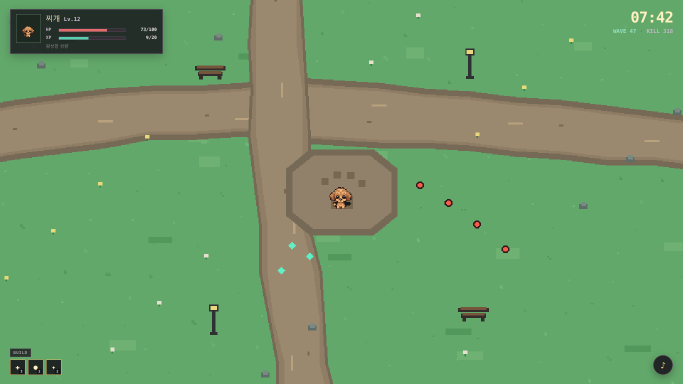
#> input picture tests/screens-v162/combat-1366x768.png, 1366 x 768 px, given in place of jjigae.png, which was not available (shown at 1/2 size)
$ python v161_visual_browser_test.py
#> lines starting #> are read from the running program, lines starting #| are printed output that depends on the picture; pictures that were not available may be replaced by others from this repository, and a replacement may not be noted
from pathlib import Path
from PIL import Image, ImageDraw
from playwright.sync_api import sync_playwright
import base64, re, json, math

ROOT=Path(__file__).resolve().parents[1]
OUT=ROOT/'tests'/'screens-v161'
OUT.mkdir(exist_ok=True)

# deterministic visual-only park crop mirroring v1.16.1 createWorld composition
W,H=960,540
world_left,world_top=2520,2730
im=Image.new('RGB',(W,H),(99,168,107)); d=ImageDraw.Draw(im)
#> after `im = Image.new('RGB', (W, H), (99, 168, 107))`:
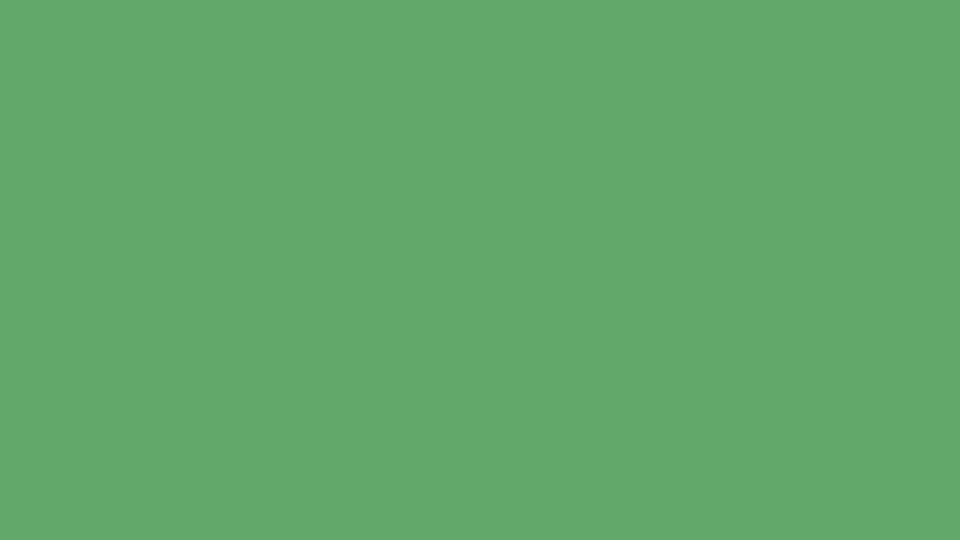
#> im: PIL image 960x540 RGB; mean R, G, B 99, 168, 107
# low-contrast grass variations
for i in range(190):
    x=(17+i*73+(i%5)*11)%W; y=(29+i*131+(i%7)*9)%H
    c=[(91,159,100),(108,175,114),(115,181,121),(87,151,96)][i%4]
    if i%3==0:
        d.rectangle((x,y,x+1,y+4),fill=c); d.rectangle((x+2,y+2,x+3,y+4),fill=c)
    else: d.rectangle((x,y,x+2,y+1),fill=c)
# very subtle grass patches
for i in range(20):
    x=(83+i*181)%W;y=(51+i*137)%H
    c=(110,177,115) if i%3 else (82,151,91)
    d.rectangle((x,y,x+24+(i%4)*4,y+8+(i%3)*3),fill=c)

def snap4(v): return round(v/4)*4
# paths: translate world coords into crop
samples=[]
for xw in range(300,5701,64):
    yw=snap4(3000+math.sin(xw/650)*108+math.sin(xw/245)*16)
    # deterministic small jitter proxy
    ej=snap4(((xw*17)%11)-5)
    xs=xw-world_left; ys=yw-world_top
    if -140<xs<W+140: samples.append((xs,ys,ej))
def polygon_h(half,extra=0):
    return [(x,snap4(y-half-ej-extra)) for x,y,ej in samples]+[(x,snap4(y+half+ej+extra)) for x,y,ej in reversed(samples)]
if samples:
    d.polygon(polygon_h(51),fill=(142,116,86)); d.polygon(polygon_h(39),fill=(183,154,114))
    for i,p in enumerate(samples[1:-1:3],1):
        x,y,_=p; d.rectangle((x-11,y-15+(i%4)*9,x+11,y-12+(i%4)*9),fill=(194,167,128))

samplesv=[]
for yw in range(360,5641,64):
    xw=snap4(3000+math.sin(yw/720+1.15)*84+math.sin(yw/270)*13)
    ej=snap4(((yw*13)%11)-5)
    xs=xw-world_left; ys=yw-world_top
    if -140<ys<H+140: samplesv.append((xs,ys,ej))
def polygon_v(half,extra=0):
    return [(snap4(x-half-ej-extra),y) for x,y,ej in samplesv]+[(snap4(x+half+ej+extra),y) for x,y,ej in reversed(samplesv)]
if samplesv:
    d.polygon(polygon_v(45),fill=(128,107,83)); d.polygon(polygon_v(33),fill=(170,145,111))
    for i,p in enumerate(samplesv[1:-1:3],1):
        x,y,_=p; d.rectangle((x-15+(i%4)*9,y-11,x-12+(i%4)*9,y+11),fill=(194,167,128))

# small octagonal center plaza
cx,cy=3000-world_left,3000-world_top
def oct_pts(rx,ry):
    return [(cx-rx,cy-round(ry*.55)),(cx-round(rx*.58),cy-ry),(cx+round(rx*.58),cy-ry),(cx+rx,cy-round(ry*.55)),(cx+rx,cy+round(ry*.55)),(cx+round(rx*.58),cy+ry),(cx-round(rx*.58),cy+ry),(cx-rx,cy+round(ry*.55))]
d.polygon(oct_pts(88,68),fill=(121,102,80)); d.polygon(oct_pts(78,58),fill=(164,141,109))
# paw motif, deliberately subdued
paw=(141,118,89)
d.rectangle((cx-15,cy+5,cx+15,cy+23),fill=paw)
for ox,oy in [(-28,-20),(-11,-29),(8,-28),(24,-17)]: d.rectangle((cx+ox,cy+oy,cx+ox+9,cy+oy+9),fill=paw)

# coherent little bench / lamp symbols around center
def bench(wx,wy,flip=False):
    x,y=wx-world_left,wy-world_top
    if not (-50<x<W+50 and -50<y<H+50): return
    d.rectangle((x-21,y-7,x+21,y-2),fill=(53,45,43)); d.rectangle((x-18,y-8,x+18,y-5),fill=(118,85,61))
    d.rectangle((x-17,y+1,x+17,y+6),fill=(53,45,43)); d.rectangle((x-15,y,x+15,y+3),fill=(118,85,61))
    d.rectangle((x-15,y+6,x-11,y+11),fill=(53,45,43)); d.rectangle((x+11,y+6,x+15,y+11),fill=(53,45,43))
def lamp(wx,wy):
    x,y=wx-world_left,wy-world_top
    if not (-30<x<W+30 and -60<y<H+60): return
    d.rectangle((x-2,y-14,x+2,y+17),fill=(48,47,52)); d.rectangle((x-5,y+17,x+5,y+20),fill=(48,47,52)); d.rectangle((x-6,y-22,x+6,y-13),fill=(48,47,52)); d.rectangle((x-4,y-20,x+4,y-15),fill=(233,215,124))
bench(2815,2830); bench(3185,3170)
lamp(3180,2820); lamp(2820,3180)
# modest flowers/rocks
for i in range(24):
    x=(57+i*149)%W; y=(91+i*101)%H
    if (x-cx)**2+(y-cy)**2<150**2: continue
    if i%3:
        d.rectangle((x,y,x+1,y+5),fill=(60,130,77)); d.rectangle((x-2,y-2,x+3,y+2),fill=(232,218,122) if i%2 else (232,224,207))
    else:
        d.rectangle((x-5,y-2,x+6,y+4),fill=(94,109,104)); d.rectangle((x-2,y-5,x+4,y),fill=(123,137,131))
# visible pet + small foes / gems to check priority
pet=Image.open(ROOT/'public/assets/players/jjigae.png').convert('RGBA')
# native logical size, source already 64x64: do not resize nonuniformly
im=im.convert('RGBA'); im.alpha_composite(pet,(W//2-32,H//2-32))
#> after `im = im.convert('RGBA')`:
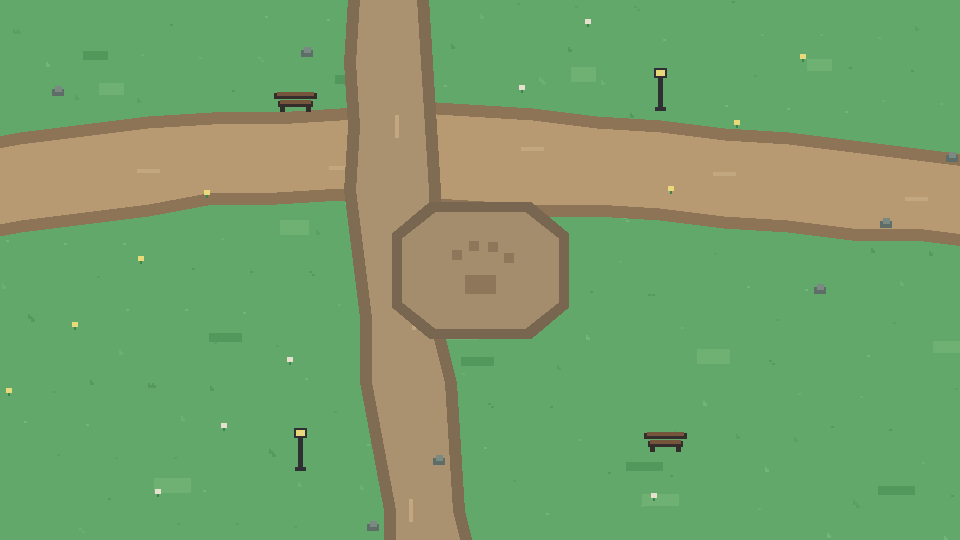
#> im: PIL image 960x540 RGBA; mean R, G, B, A 118.4, 159.6, 106.4, 255
#> after `im.alpha_composite(pet, (W // 2 - 32, H // 2 - 32))`:
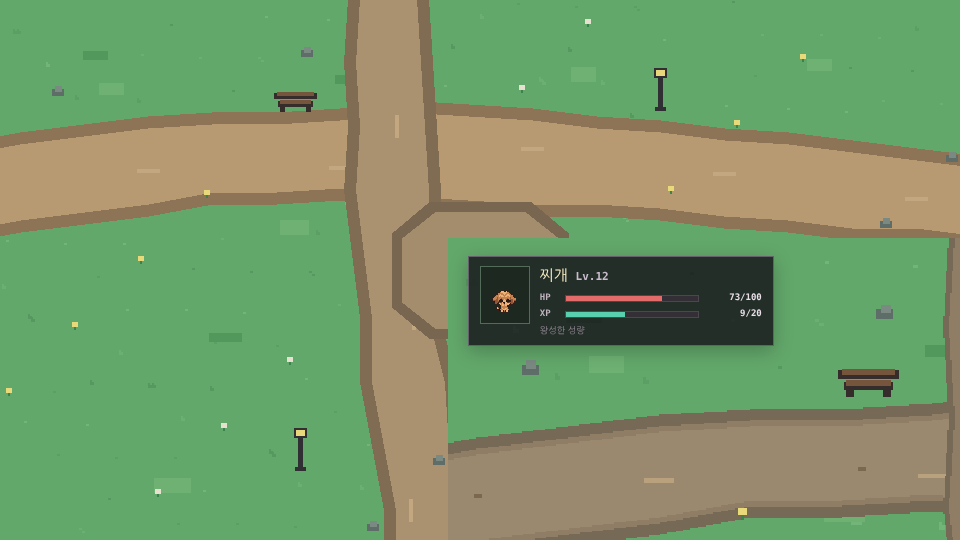
#> im: PIL image 960x540 RGBA; mean R, G, B, A 119.3, 149.8, 103.1, 255
d=ImageDraw.Draw(im)
# subtle shadow under pet
d.ellipse((W//2-13,H//2+13,W//2+13,H//2+19),fill=(35,55,38,75))
# re-paste pet over shadow
im.alpha_composite(pet,(W//2-32,H//2-32))
# simple bright enemy bullets and XP gems for contrast
for x,y in [(590,260),(630,285),(670,315),(710,350)]:
    d.ellipse((x-5,y-5,x+5,y+5),fill=(55,22,26,255)); d.ellipse((x-3,y-3,x+3,y+3),fill=(247,93,75,255))
for x,y in [(410,345),(435,360),(395,380)]: d.polygon([(x,y-5),(x+5,y),(x,y+5),(x-5,y)],fill=(95,239,196,255))
MAP=OUT/'park-center-preview.png'; im.save(MAP)

def data_uri(path):
    p=Path(path); mime='image/png'
    return 'data:'+mime+';base64,'+base64.b64encode(p.read_bytes()).decode()

#> (the run stopped early here; a loop or call above may not have finished)
